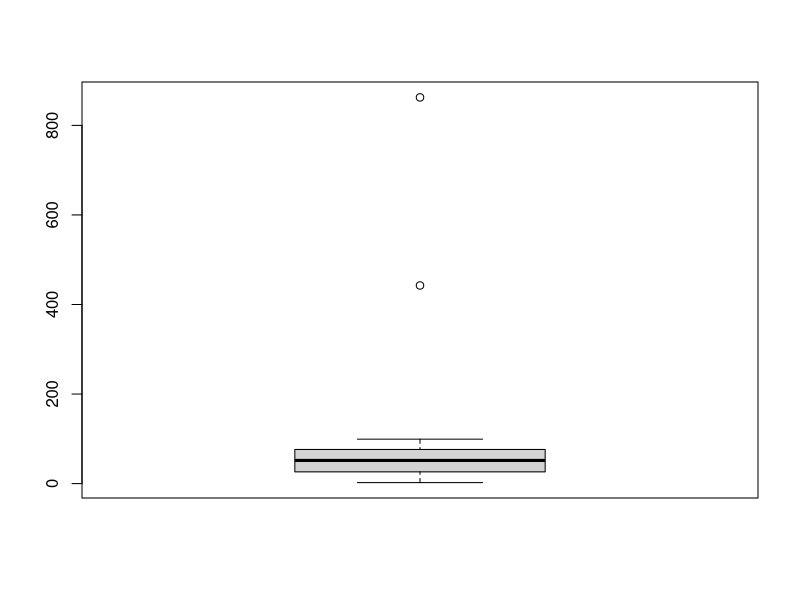

Recreate this plot in R. (Note: this script raises an error after producing the figure.)
## ---- chunk 1
knitr::opts_chunk$set(echo = FALSE)
## ---- chunk 2
set.seed(42)
data <- sample(2.25:100, , replace = FALSE)
data[c(20,35)] <- data[c(20,25)] *10
data

boxplot(data)
data_copy <- data
## ---- chunk 3
quat <- as.numeric(quantile(data, probs = c(0.25, 0.5, 0.75)))

df <- as.data.frame(t(quat))

names(df) <- paste0('Q', 1:length(quat))
rownames(df) <- "stats"
df$IQR <- df$Q3 - df$Q1
df$LowerLim = df$Q1 - 1.5*df$IQR
df$UpperLim = df$Q3 + 1.5*df$IQR
df
## ---- chunk 4
(d_out <- data.frame(x = data, outlier = data < df$LowerLim | data > df$UpperLim))

## ---- chunk 5
data[d_out$outlier]
## ---- chunk 6
(bxpt <- boxplot(data, range = 1.5, plot = FALSE)) # we do not plot
## ---- chunk 7
# find all outliers
data[d_out$outlier] <- NA # or x[x %in% bxpt$out]
data[d_out$outlier] <- mean(x, na.rm = TRUE)

# boxplot of imputed x
par(mfrow = c(1, 2))
boxplot(data_copy, main = "Before\nhandling outliers", cex.main = 0.7)
boxplot(data, main = "After\nhandling outliers", col = "lightskyblue", cex.main = 0.7)
## ---- chunk 8
fre <- c(Female=45, Children=20, Male=15)
barplot_values<-barplot(fre, col = rainbow(length(names(fre))), space = 0.001, legend.text = names(fre),ylim = c(0, max(fre) * 1.2) 
       )

text(x = barplot_values, y = fre, labels = fre, pos = 3, cex = 0.8, col = "black")

## ---- chunk 9
par(mfrow = c(1, 2))
hist(iris$Sepal.Length, probability = T)
lines(density(iris$Sepal.Length), col="red", lwd=1.5)

plot(iris$Petal.Length,iris$Petal.Width, pch=16, col=iris$Species, probability = T, xlab = "Petal Length", ylab = "Petal Width")
#lines( lty = 2, lwd = 2, 0:7)
legend("topleft", legend = unique(iris$Species), pch = 16, col= unique(iris$Species), bty="n")

#let add a regression line to that fits the data
reg_model <- lm(Petal.Width ~ Petal.Length, data = iris)

# Add the regression line to the plot
abline(reg_model, col = "blue", lwd = 2, lty=2)


## ---- chunk 10
set.seed(42)
x<- runif(1000) # this provides 1000 random numbers

## ---- chunk 11
hist(
  x, probability = T, main = "Histogram of a uniform distribution", col = 'lightskyblue'
  )
#adding a linr on histogram as an overlay
lines(density(x), lwd=2, lty=2)
## ---- chunk 12
#1 type of variance
(meanx <- mean(x))
(variance1 <- var(x))
(variance2 <- mean(x^2) - meanx^2)
## ---- chunk 13
(sdx <- sd(x))
#coefficient of 
(sdx/meanx)
## ---- chunk 14
ks.test(x,"pnorm")
qqnorm(x, col='black')
qqline(x, lwd=2, col='lightskyblue')
## ---- chunk 15
rbinom_dist <- rbinom(10000, 1, 0.6)
hist(rbinom_dist, probability = TRUE, main = "Histogram of binomial distribution", 
     col = "turquoise", breaks = 20, xlab = NULL)
lines(density(rbinom_dist), col = "red", lwd = 2, lty = 2)
abline(v = mean(rbinom_dist), col = "blue", lty = 2, lwd = 2) # vertical line
legend("topleft", lty = c(2, 2), 
       col = c("red", "blue"), legend = c("Density", "Average"))
## ---- chunk 16
par(mfrow=c(1,2))
pie(table(rbinom_dist))
barplot(table(rbinom_dist))
## ---- chunk 17
set.seed(13092024)
gauss_dist <- rnorm(1000, mean = 0, sd = 1)
hist(gauss_dist, probability = TRUE, breaks = 30, xlab = NULL,
     main = "Histogram of standard normal\ndistribution", col = "turquoise")
lines(density(gauss_dist), col = "red", lwd = 2, lty = 2)
abline(v = mean(gauss_dist), col = "blue", lty = 2, lwd = 2)
legend("topleft", lty = c(2, 2), 
       col = c("red", "blue"), legend = c("Density", "Average"))
## ---- chunk 18
(mean(gauss_dist))
(sd(gauss_dist))

## ---- chunk 19
set.seed(13092024)
x <- rnorm(1000)

y <- rnorm(1000, mean = 5, sd = 1.5)
z <- 4 + 8*x + rnorm(1000) # linear dependence between x and z

(df<-data.frame(x,z))
## ---- chunk 20
LR <- lm(z ~ x)


par(mfrow = c(1, 2))
plot(x, y, main = "Scatter plot of x and y", col = "blue", pch = 16); grid()
plot(x, z, main = "Scatter plot of x and z", col = "blue", pch = 16)
abline(LR, col = "red")
## ---- chunk 21
LR <- lm(z ~ x, data=df)
#coefficients
coefficients(LR)

#model summary
summary(LR)
par(mfrow=c(2,2))
plot(LR)
## ---- chunk 22
new_data = data.frame(x=15)
predict(LR, new_data)
